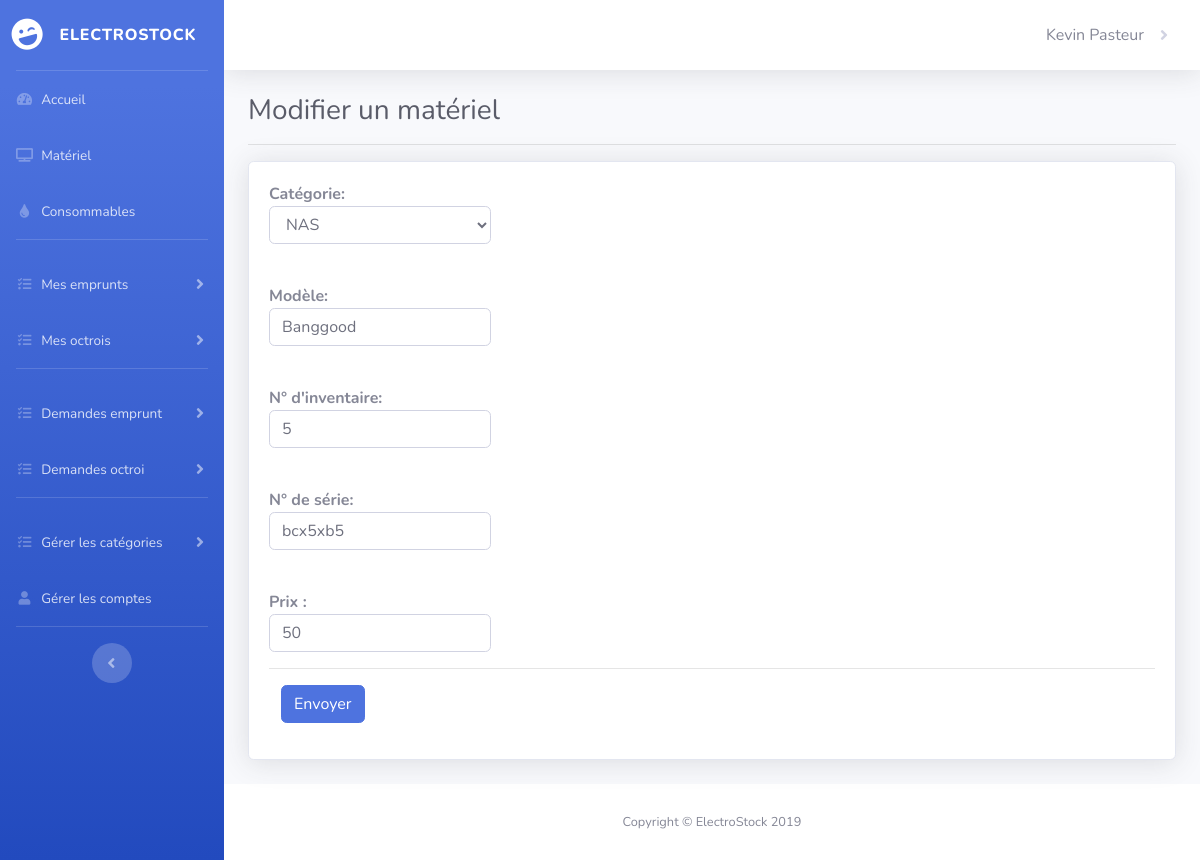
The app's page /Code/index.php?action=modifmateriel&id=5 (signed in) with its own data.
### tables this page shows
CREATE TABLE IF NOT EXISTS `Materiels` (
  `idMateriels` INT(11) NOT NULL AUTO_INCREMENT,
  `modele` VARCHAR(50) NOT NULL,
  `n_inventaire` VARCHAR(50) NOT NULL,
  `n_serie` VARCHAR(50) NULL DEFAULT NULL,
  `prix` FLOAT(11) NULL DEFAULT NULL,
  `fkCategoriesM` INT(11) NOT NULL,
  `fkStatutsM` INT(11) NOT NULL,
  `actif` BOOLEAN NOT NULL DEFAULT 1,
  PRIMARY KEY (`idMateriels`),
  INDEX `fk_Materiels_CategoriesM1_idx` (`fkCategoriesM` ASC) ,
  INDEX `fk_materiels_statutsM1_idx` (`fkStatutsM` ASC) ,
  CONSTRAINT `fk_Materiels_CategoriesM1`
    FOREIGN KEY (`fkCategoriesM`)
    REFERENCES `CategoriesM` (`idCategoriesM`),
  CONSTRAINT `fk_materiels_statutsM1`
    FOREIGN KEY (`fkStatutsM`)
    REFERENCES `StatutsM` (`idstatutsM`));

### Code/modele/modele_materiel.php (called while the page is built, shortened)
<?php
function GetAllCategoriesMA()
{
    $connexion = GetBD();
    $requete = "SELECT  distinct (nom), idCategoriesM FROM CategoriesM
                Where CategoriesM.actif = 1";
    $resultat = $connexion->query($requete);
    return $resultat;
}
function GetAnMaterial($id)
{
    $connexion = GetBD();
    $requete = "SELECT * FROM Materiels where idMateriels = $id";
    $resultat = $connexion->query($requete);
    return $resultat;
}

### Code/vue/modifmateriel.php (the view, shortened to what this page needs)
<div class="container-fluid">
    <h1 class="h3 mb-2 text-gray-800">Modifier un matériel</h1>
    <hr>
    <div class="card shadow mb-4">
        <div class="card-body">
            <form role="form" method="POST" id="ticket" action="index.php?action=modifmateriel&id=<?= $id; ?>" class="form-horizontal" enctype="multipart/form-data">
                <div class="form-group">
                    <div class="form-group">
                        <span> <b>Catégorie:</b></span>
                        <SELECT class="form-control form-control-user col-lg-3" name="categorie" id="categorie" size="1" required>
                            <?php
                            foreach ($result2 as $cat) :
                                echo "<option value='".$cat["idCategoriesM"]."'>".$cat["nom"]."</option>";
                            endforeach;
                            ?>
                        </SELECT>
                    </div>
                </div>
                <br>
                <?php
                foreach ($result as $materiel) : ?>
                <div class="form-group">
                    <div class="form-group">
                       <span> <b>Modèle:</b></span>
                        <input type="text" class="form-control form-control-user col-lg-3" value="<?= $materiel['modele']; ?>" name="modele" placeholder="Modèle" required>
                    </div>
                </div>
                <br>
                <div class="form-group">
                    <div class="form-group">
                        <span> <b>N° d'inventaire:</b></span>
                        <input type="text" class="form-control form-control-user col-lg-3" value="<?= $materiel['n_inventaire']; ?>"  name="n_inventaire" placeholder="N° inventaire"" required>
                    </div>
                </div>
                <br>
                <div class="form-group">
                    <div class="form-group">
                        <span> <b>N° de série:</b></span>
                        <input type="text" class="form-control form-control-user col-lg-3" value="<?= $materiel['n_serie']; ?>"  name="n_serie" placeholder="N° de série">
                    </div>
                </div>
                <br>
                <div class="form-group">
                    <div class="form-group">
                        <span> <b>Prix :</b></span>
                        <input type="number" class="form-control form-control-user col-lg-3" value="<?= $materiel['prix']; ?>" name="prix" placeholder="Prix"  required>
                    </div>
                </div>
                <hr>
                <div class="form-group">
                    <div class="col-lg-offset-2 col-lg-10">
                        <button class="btn btn-primary" type="submit">Envoyer</button>
                    </div>
                </div>
                <?php endforeach; ?>
            </form>
        </div>
    </div>
</div>
<?php require "vue/gabarit.php";?>

### records on screen
materiels: modele "Banggood", n_inventaire "5", n_serie "bcx5xb5", prix "50"

### other values on screen
$_SESSION['prenom'] "Kevin"
$_SESSION['nom'] "Pasteur"
form field categorie "NAS"
